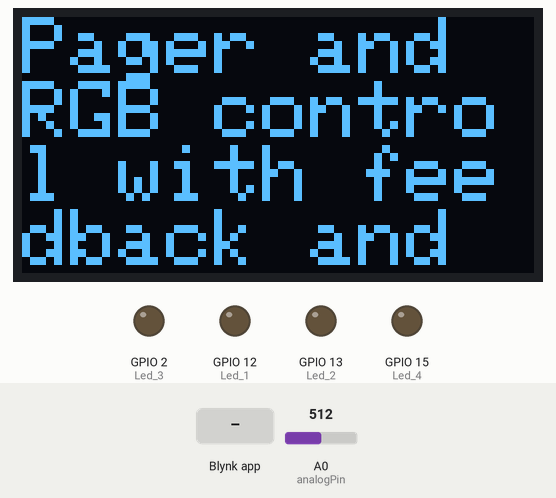
Recording of a sketch running on a simulated ESP8266 (NodeMCU). Shown: 128×64 one-colour display, output pins drawn as LEDs (lit = HIGH). Inputs (shaded band) come from the test bench; at power-on: A0 (analogPin) = 512. WiFi joins after 1.5 s; servers stay silent unless stated; what the sketch prints to the serial monitor is not drawn.

Above: at 3.0 s.
3.1 s: Blynk app writes 1 to V6
At 4.2 s:
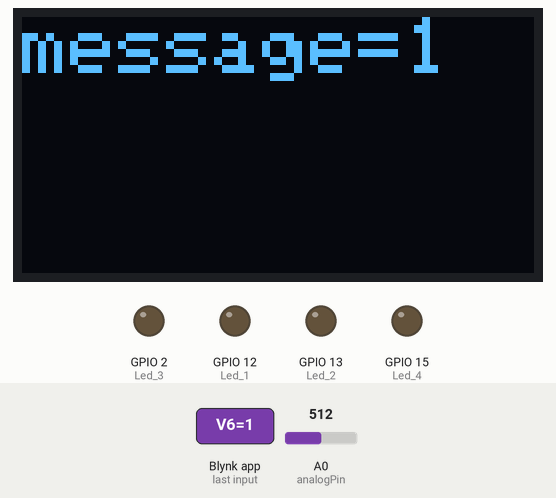
4.6 s: Blynk app writes 0 to V6
At 5.3 s:
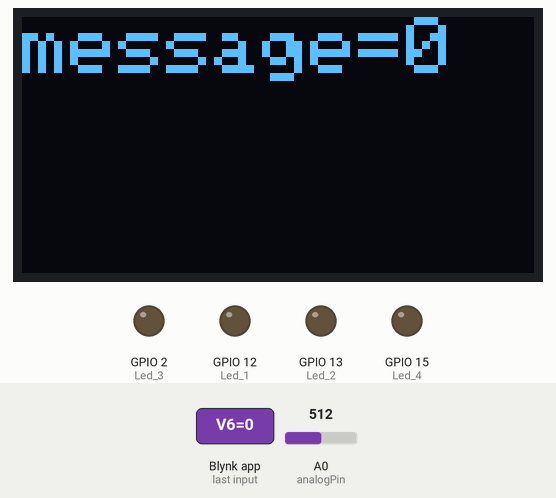
6.1 s: Blynk app writes 1 to V12
At 6.7 s:
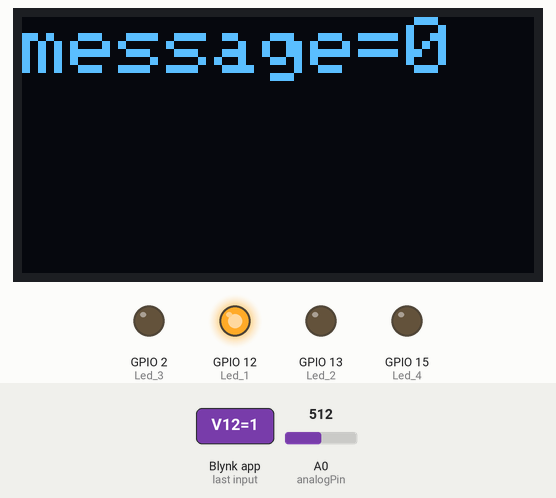
7.6 s: Blynk app writes 1 to V13
At 7.9 s:
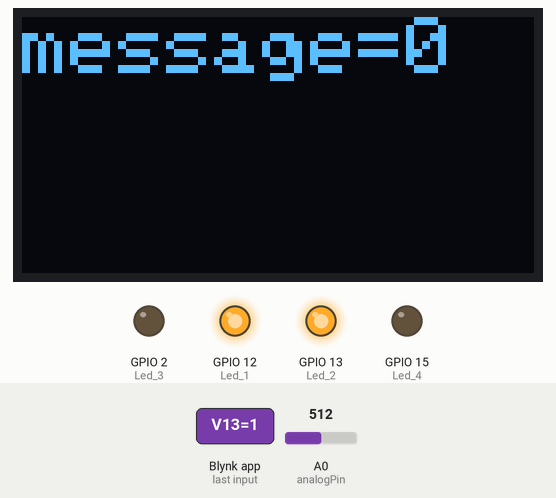
9.1 s: Blynk app writes 0 to V12
At 10.2 s:
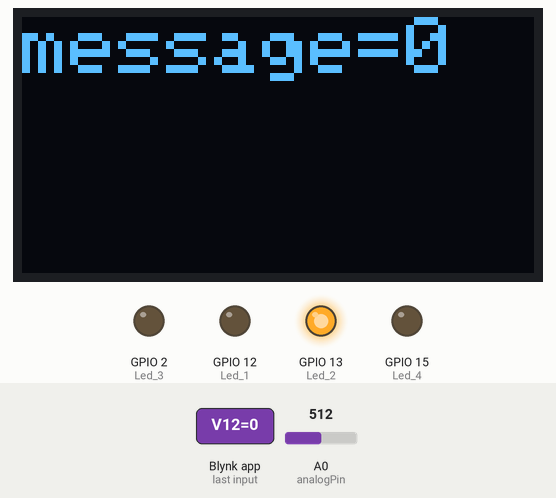
10.6 s: Blynk app writes 1 to V15
At 11.3 s:
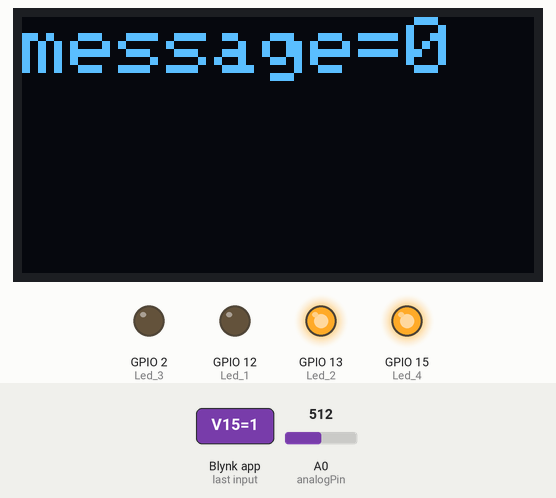
Timing chart, 0 to 13.1 s (numbered marks = the images above; inputs shaded):
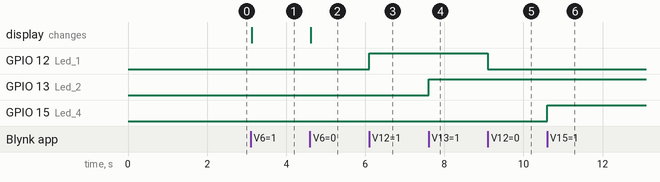

The sketch:

BlynkN_ESP_12_E_Oled_Pager_RGB_Ao_fdbk.ino
```cpp
/*
analog feedback with gauge on V3,

brik fotorezistor
+3.3v to A0

*/

#include <Adafruit_SSD1306.h>
#include <Adafruit_GFX.h>
#define OLED_ADDR   0x3C
Adafruit_SSD1306 display(-1);

#include <ESP8266WiFi.h>
#include <BlynkSimpleEsp8266.h>

#include <SimpleTimer.h>
SimpleTimer timer;


#define BLYNK_TEMPLATE_ID "TMPLljpFJSc-"
#define BLYNK_TEMPLATE_NAME "4 led"
char auth[] = "goLXmyUSeC5KoAd2antGXx6tZwLHm8Nd";
char ssid[] = "UPCF4821BC";
char pass[] = "Gherla1956";


#define analogPin A0 //photoresistor to A0
//#include <IRsend.h>
int analog = 0;

BLYNK_WRITE(V6){

Serial.print(  "text=");
Serial.println( param.asStr());
display.clearDisplay();
  display.setTextSize(2);
  display.setTextColor(WHITE);
  display.setCursor(0,0);

  display.print("message=");
  display.print(param.asStr());
  display.display();

}

void setup() {

  pinMode(12, OUTPUT); // Led 1
  pinMode(13, OUTPUT); // Led 2
  pinMode(2, OUTPUT); // Led 3
  pinMode(15, OUTPUT); // Led 4

display.begin(SSD1306_SWITCHCAPVCC, OLED_ADDR);
  display.clearDisplay();
  display.setTextSize(2);
  display.setTextColor(WHITE);
  display.setCursor(0,0);

  display.print("Pager and RGB control with feedback and Blynk");

  display.display();


  Blynk.begin(auth, ssid, pass);
  Serial.begin(9600);


  timer.setInterval(500L, sendUptime);


}
void loop() {
  Blynk.run();
 timer.run();
}

void sendUptime()
{
analog= analogRead(analogPin);
  //Blynk.virtualWrite(5, analog);
  Blynk.virtualWrite(3, analog);
  //displays on V5 the values read by the photoresistor
}

BLYNK_WRITE(V12) {
  digitalWrite(12, param.asInt()); // led 1
  //in cod GPIO 12,13,14,15
}
BLYNK_WRITE(V13) {
  digitalWrite(13, param.asInt()); // Led 2
}


BLYNK_WRITE(V15) {
  digitalWrite(15, param.asInt()); // Led 4
}

BLYNK_WRITE(V14) {
  digitalWrite(2, param.asInt()); // Led 4
}
```

Measured:
- after the input at 3.1 s, the display: changes at once (image 1)
- after the input at 4.6 s, the display: changes at once (image 2)
- after the input at 6.1 s, GPIO 12 (Led_1): LOW → HIGH at once
- after the input at 7.6 s, GPIO 13 (Led_2): LOW → HIGH at once
- after the input at 9.1 s, GPIO 12 (Led_1): HIGH → LOW at once
- after the input at 10.6 s, GPIO 15 (Led_4): LOW → HIGH at once
